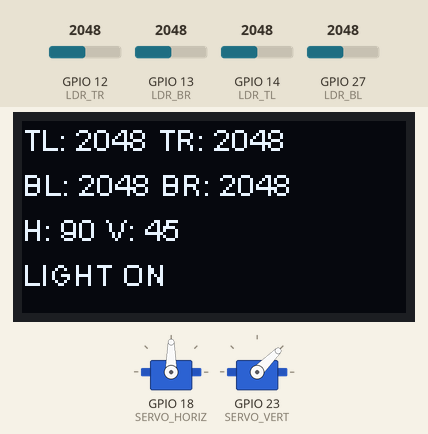
The sketch below on a simulated ESP32. Parts: 2 × servo, 128×64 one-colour display. Inputs (shaded band) come from the test bench; at power-on: GPIO 12 (LDR_TR) = 2048, GPIO 13 (LDR_BR) = 2048, GPIO 14 (LDR_TL) = 2048, GPIO 27 (LDR_BL) = 2048. What the sketch prints to the serial monitor is not drawn.

Above: at 1.2 s.
1.3 s: GPIO 12 (LDR_TR) set to 2121
At 2.8 s:
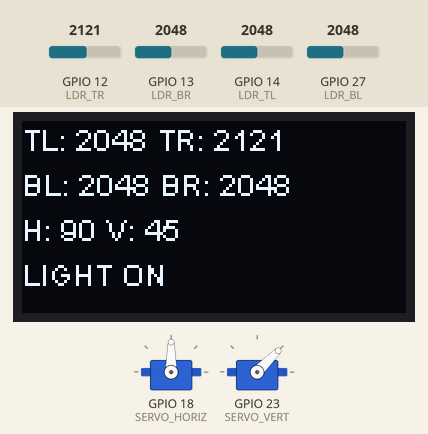
3.0 s: GPIO 12 (LDR_TR) set to 2197
At 4.07 s:
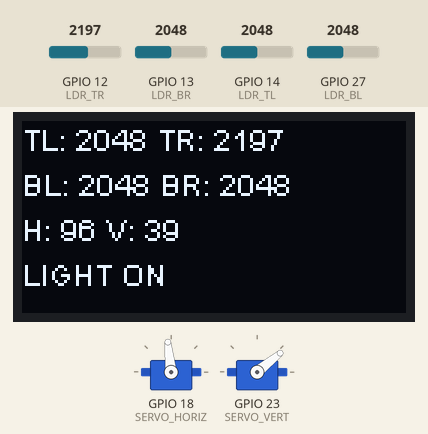
5.9 s: GPIO 13 (LDR_BR) set to 2149
At 6.04 s:
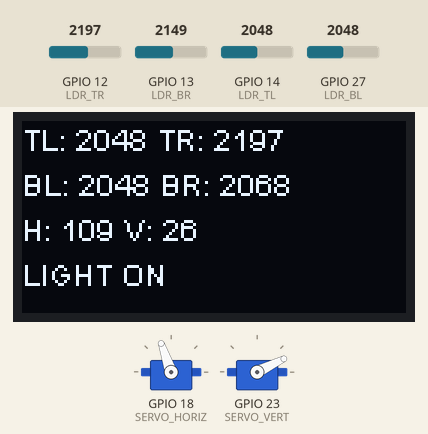
8.9 s: GPIO 14 (LDR_TL) set to 2133
At 9.08 s:
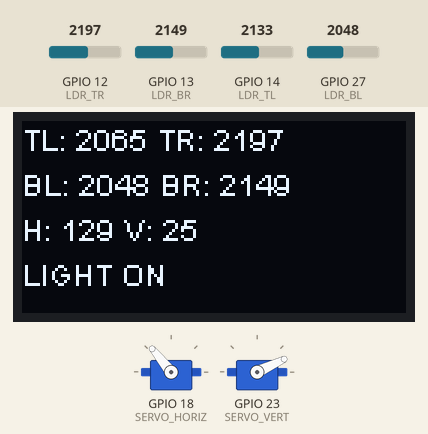
11.9 s: GPIO 14 (LDR_TL) set to 360
At 12.12 s:
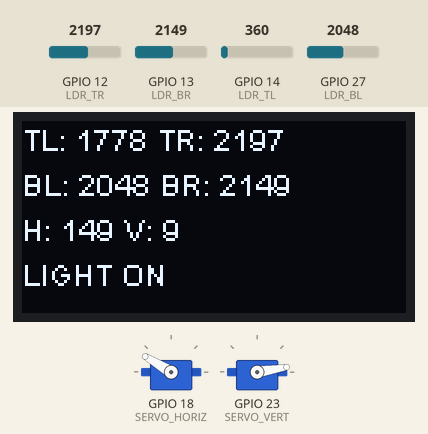
14.9 s: GPIO 27 (LDR_BL) set to 135
At 15.14 s:
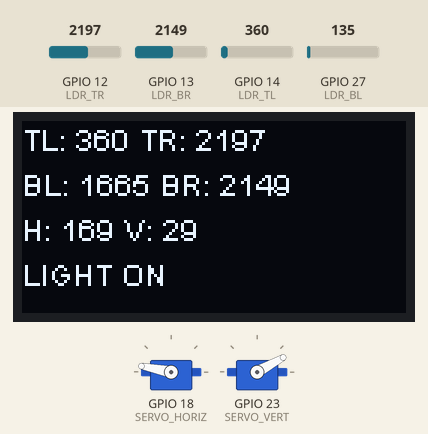
Timing chart, 0 to 18.9 s (numbered marks = the images above; inputs shaded):
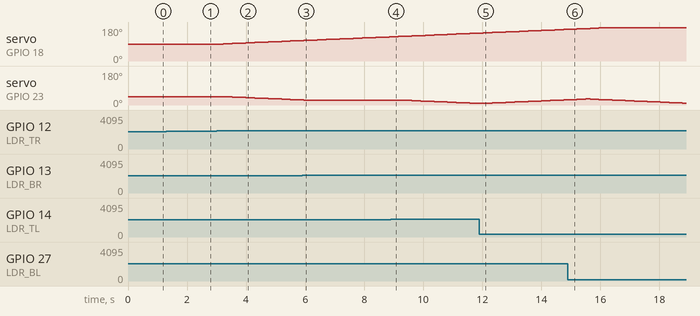

The sketch:

Arduino101.ino
```cpp
#include <Arduino.h>
#include <ESP32Servo.h>
#include <SSD1306Wire.h>

SSD1306Wire lcd(0x3c, SDA, SCL);

// ldr def
#define LDR_BL A17
#define LDR_BR A14
#define LDR_TL A16
#define LDR_TR A15

// #define SERVO_HORIZ 23
// #define SERVO_VERT 18

// Servo Pins: correct orientation
#define SERVO_HORIZ 18
#define SERVO_VERT 23

// Servo limits
int servoH = 90;
int servoV = 45;
const int HORIZ_MIN = 5;
const int HORIZ_MAX = 175;
const int VERT_MIN = 1;
const int VERT_MAX = 100;

// Movement config
const int TOLERANCE = 50;        // Light imbalance required to move
const int LIGHT_THRESHOLD = 400; // Ignore below this average light
const int MOVE_STEP = 1;         // Degrees to move per loop

// Smoothing config
const int SMOOTH_WINDOW = 5;
int tlBuffer[SMOOTH_WINDOW], trBuffer[SMOOTH_WINDOW], blBuffer[SMOOTH_WINDOW], brBuffer[SMOOTH_WINDOW];
int bufferIndex = 0;

// Servos
Servo horizontal;
Servo vertical;

void setup()
{
    Serial.begin(9600);

    horizontal.attach(SERVO_HORIZ);
    vertical.attach(SERVO_VERT);
    horizontal.write(servoH);
    vertical.write(servoV);
    lcd.init();
    lcd.setFont(ArialMT_Plain_10); // Optional: pick a clear font
    lcd.flipScreenVertically();
    for (int i = 0; i < SMOOTH_WINDOW; i++)
    {
        tlBuffer[i] = trBuffer[i] = blBuffer[i] = brBuffer[i] = 0;
    }
}

int smooth(int *buffer, int newValue)
{
    buffer[bufferIndex] = newValue;
    int sum = 0;
    for (int i = 0; i < SMOOTH_WINDOW; i++)
    {
        sum += buffer[i];
    }
    return sum / SMOOTH_WINDOW;
}

void loop()
{
    // Read and smooth each LDR
    // possible todo: can improve smoothing algorithm, using a low-pass filter
    int tlRaw = analogRead(LDR_TL);
    int trRaw = analogRead(LDR_TR);
    int blRaw = analogRead(LDR_BL);
    int brRaw = analogRead(LDR_BR);

    int tl = smooth(tlBuffer, tlRaw);
    int tr = smooth(trBuffer, trRaw);
    int bl = smooth(blBuffer, blRaw);
    int br = smooth(brBuffer, brRaw);

    bufferIndex = (bufferIndex + 1) % SMOOTH_WINDOW;

    int avgTop = (tl + tr) / 2;
    int avgBottom = (bl + br) / 2;
    int avgLeft = (tl + bl) / 2;
    int avgRight = (tr + br) / 2;
    int avgAll = (tl + tr + bl + br) / 4;

    Serial.printf("TL: %d TR: %d BL: %d BR: %d\n", tl, tr, bl, br);
    Serial.printf("Top: %d | Bottom: %d | Left: %d | Right: %d | Avg: %d\n", avgTop, avgBottom, avgLeft, avgRight, avgAll);

    // Only move if there's enough light
    if (avgAll > LIGHT_THRESHOLD)
    {
        int diffVert = avgTop - avgBottom;
        int diffHoriz = avgLeft - avgRight;

        if (abs(diffVert) > TOLERANCE)
        {
            if (diffVert > 0 && servoV > VERT_MIN)
            {
                servoV -= MOVE_STEP;
            }
            else if (diffVert < 0 && servoV < VERT_MAX)
            {
                servoV += MOVE_STEP;
            }
            vertical.write(servoV);
        }

        if (abs(diffHoriz) > TOLERANCE)
        {
            if (diffHoriz > 0 && servoH > HORIZ_MIN)
            {
                servoH -= MOVE_STEP;
            }
            else if (diffHoriz < 0 && servoH < HORIZ_MAX)
            {
                servoH += MOVE_STEP;
            }
            horizontal.write(servoH);
        }
    }
    lcd.clear();

    lcd.drawString(0, 0, "TL: " + String(tl) + " TR: " + String(tr));
    lcd.drawString(0, 15, "BL: " + String(bl) + " BR: " + String(br));
    lcd.drawString(0, 30, "H: " + String(servoH) + " V: " + String(servoV));

    bool lightDetected = avgAll > LIGHT_THRESHOLD;
    lcd.drawString(0, 45, lightDetected ? "LIGHT ON" : "LIGHT OFF");

    lcd.display();
    delay(100);
}
```

Measured:
- the behaviour switches between 2095 and 2096 on GPIO 13 (LDR_BR) (found by bisection; images 2 and 3)
- the behaviour switches between 2100 and 2101 on GPIO 14 (LDR_TL) (found by bisection; images 3 and 4)
- after the input at 1.3 s, the display: first changes after 0.11 s (image 1 shows a later state)
- after the input at 3.0 s, servo on GPIO 18 (SERVO_HORIZ): moves from 90° to 108° over 2.6 s, starting after 0.22 s; servo on GPIO 23 (SERVO_VERT): moves from 45° to 27° over 2.6 s, starting after 0.22 s; the display: first changes after 0.09 s (image 2 shows a later state)
- after the input at 5.9 s, servo on GPIO 23 (SERVO_VERT): goes on until 6.1 s, then stays 25°
- after the input at 8.9 s, servo on GPIO 23 (SERVO_VERT): moves from 25° to 8° over 2.4 s, starting after 0.55 s
